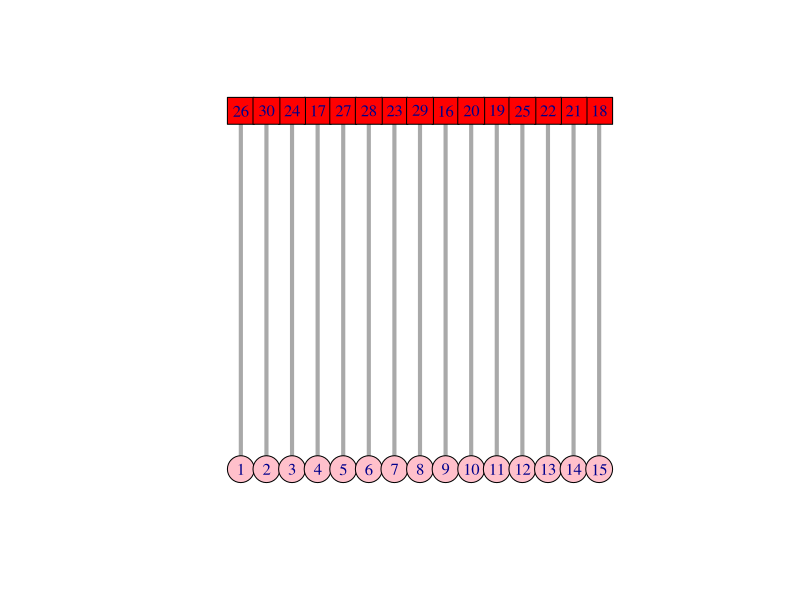

This chart was generated by the following R code:
#
# Sami Hossain
# 02/26/2021
# Custom Implementation of the Gale-Shapley (Matching) Algorithm
#

############
### SETUP ##
############
library(igraph)

#Bipartite sets
set1 <- c(1:15) #vector set 1 (girls)
set2 <- c(16:30)  #vector set 2 (guys)

mat <- matrix(nrow = 30, ncol = 15) #matrix table of priority lists
for(i in 1:30){
  if(i %in% set1){
    mat[i,] <- sample(set2)
  }
  else{
    mat[i,] <- sample(set1)
  }
}

#dp arrays for simulating rounds
prevround<- vector(mode = "list", length = 15)
round<- vector(mode = "list", length = 15)

################
### ALGORITHM ##
################

#returns the girls best choice from the list of guys
bestGuy <- function(list, pref){
  max <- NA
  for(i in 1:length(pref)){
    if(pref[i] %in% list){
      max <- pref[i]
      break
    }
  }
  return(max)
}

repeat{ #every iteration represents a new night
  for(j in 16:30){  #loop through the set of all guys
    indx <- min(which(!is.na(mat[j,]))) #find the next girl on their lists
    round[[mat[j,indx]]] <- c(round[[mat[j,indx]]], j) # to visit tonight
  }
  
   
  for(k in 1:length(round)){  #iterate through the set of girls
    if(!is.null(round[[k]])){  #if there are guys at a certain girls home tonight
      best <- bestGuy(round[[k]],mat[k,])   #find the best guy
      for(m in round[[k]]){
        if(m != best){   #all other guys are rejected
          i <- min(which(!is.na(mat[m,])))  
          mat[m,i] <- NA   #they remove this girl from their own preference lists
        }
      }
    }
  }
  
  if(identical(prevround,round)){ #no one was rejected, implying a perfect matching
    break
  }
  
  prevround <- c(round)  #needed for a stop condition
  round <- vector(mode = "list", length = 15) #new night
}

################
### VISUALIZE ##
################

edges <- matrix(ncol = 2, nrow = 15)  #generate an edge list based on our matching
for(i in 16:30){
  ind <- min(which(!is.na(mat[i,])))
  edges[i-15,1] <- mat[i, ind]
  edges[i-15,2] <- i
}

colors <- ifelse(1:30 %in% set1, "pink", "red")  #separately color bipartite sets
shapes <- ifelse(1:30 %in% set1, "circle", "square") #seperately assign shapes
graph <- graph_from_edgelist(edges, directed= FALSE )
V(graph)$type <- 1:30 %in% set1
plot(graph, layout = layout_as_bipartite, 
     vertex.color= colors, vertex.shape = shapes, edge.width = 4)
